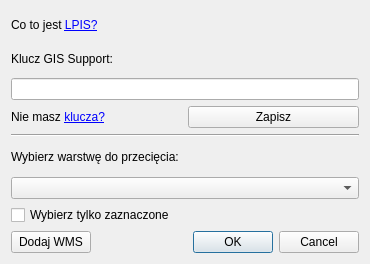
<?xml version="1.0" encoding="UTF-8"?>
<ui version="4.0">
 <class>IntersectLPISDialogBase</class>
 <widget class="QDialog" name="IntersectLPISDialogBase">
  <property name="enabled">
   <bool>true</bool>
  </property>
  <property name="geometry">
   <rect>
    <x>0</x>
    <y>0</y>
    <width>370</width>
    <height>264</height>
   </rect>
  </property>
  <property name="windowTitle">
   <string>Przecięcia LPIS</string>
  </property>
  <layout class="QVBoxLayout" name="verticalLayout">
   <item>
    <widget class="QLabel" name="label_3">
     <property name="text">
      <string>&lt;html&gt;&lt;head/&gt;&lt;body&gt;&lt;p&gt;Co to jest &lt;a href=&quot;http://gis-support.pl/co-to-jest-lpis/&quot;&gt;&lt;span style=&quot; text-decoration: underline; color:#0000ff;&quot;&gt;LPIS?&lt;/span&gt;&lt;/a&gt;&lt;/p&gt;&lt;/body&gt;&lt;/html&gt;</string>
     </property>
     <property name="textFormat">
      <enum>Qt::RichText</enum>
     </property>
     <property name="openExternalLinks">
      <bool>true</bool>
     </property>
    </widget>
   </item>
   <item>
    <widget class="QLabel" name="label_6">
     <property name="text">
      <string>Klucz GIS Support:</string>
     </property>
    </widget>
   </item>
   <item>
    <widget class="QLineEdit" name="keyLineEdit"/>
   </item>
   <item>
    <layout class="QHBoxLayout" name="horizontalLayout_2">
     <item>
      <widget class="QLabel" name="label_2">
       <property name="text">
        <string>&lt;html&gt;&lt;head/&gt;&lt;body&gt;&lt;p&gt;Nie masz &lt;a href=&quot;http://gis-support.pl/klucze-gis-support/&quot;&gt;&lt;span style=&quot; text-decoration: underline; color:#0000ff;&quot;&gt;klucza?&lt;/span&gt;&lt;/a&gt;&lt;/p&gt;&lt;/body&gt;&lt;/html&gt;</string>
       </property>
       <property name="textFormat">
        <enum>Qt::RichText</enum>
       </property>
       <property name="openExternalLinks">
        <bool>true</bool>
       </property>
       <property name="textInteractionFlags">
        <set>Qt::TextBrowserInteraction</set>
       </property>
      </widget>
     </item>
     <item>
      <widget class="QPushButton" name="saveKeyButton">
       <property name="text">
        <string>Zapisz</string>
       </property>
      </widget>
     </item>
    </layout>
   </item>
   <item>
    <widget class="Line" name="line">
     <property name="orientation">
      <enum>Qt::Horizontal</enum>
     </property>
    </widget>
   </item>
   <item>
    <widget class="QLabel" name="label">
     <property name="text">
      <string>Wybierz warstwę do przecięcia:</string>
     </property>
    </widget>
   </item>
   <item>
    <widget class="QgsMapLayerComboBox" name="layerComboBox">
     <property name="filters">
      <set>QgsMapLayerProxyModel::HasGeometry|QgsMapLayerProxyModel::LineLayer|QgsMapLayerProxyModel::NoGeometry|QgsMapLayerProxyModel::PluginLayer|QgsMapLayerProxyModel::PointLayer|QgsMapLayerProxyModel::PolygonLayer|QgsMapLayerProxyModel::VectorLayer|QgsMapLayerProxyModel::WritableLayer</set>
     </property>
    </widget>
   </item>
   <item>
    <widget class="QCheckBox" name="selectCheckBox">
     <property name="text">
      <string>Wybierz tylko zaznaczone</string>
     </property>
    </widget>
   </item>
   <item>
    <layout class="QHBoxLayout" name="horizontalLayout">
     <item>
      <widget class="QPushButton" name="addWMSButton">
       <property name="text">
        <string>Dodaj WMS</string>
       </property>
      </widget>
     </item>
     <item>
      <widget class="QDialogButtonBox" name="buttonBox">
       <property name="standardButtons">
        <set>QDialogButtonBox::Cancel|QDialogButtonBox::Ok</set>
       </property>
      </widget>
     </item>
    </layout>
   </item>
  </layout>
 </widget>
 <customwidgets>
  <customwidget>
   <class>QgsMapLayerComboBox</class>
   <extends>QComboBox</extends>
   <header>qgsmaplayercombobox.h</header>
  </customwidget>
 </customwidgets>
 <resources/>
 <connections>
  <connection>
   <sender>buttonBox</sender>
   <signal>rejected()</signal>
   <receiver>IntersectLPISDialogBase</receiver>
   <slot>reject()</slot>
   <hints>
    <hint type="sourcelabel">
     <x>20</x>
     <y>20</y>
    </hint>
    <hint type="destinationlabel">
     <x>20</x>
     <y>20</y>
    </hint>
   </hints>
  </connection>
  <connection>
   <sender>buttonBox</sender>
   <signal>accepted()</signal>
   <receiver>IntersectLPISDialogBase</receiver>
   <slot>accept()</slot>
   <hints>
    <hint type="sourcelabel">
     <x>20</x>
     <y>20</y>
    </hint>
    <hint type="destinationlabel">
     <x>20</x>
     <y>20</y>
    </hint>
   </hints>
  </connection>
 </connections>
</ui>
